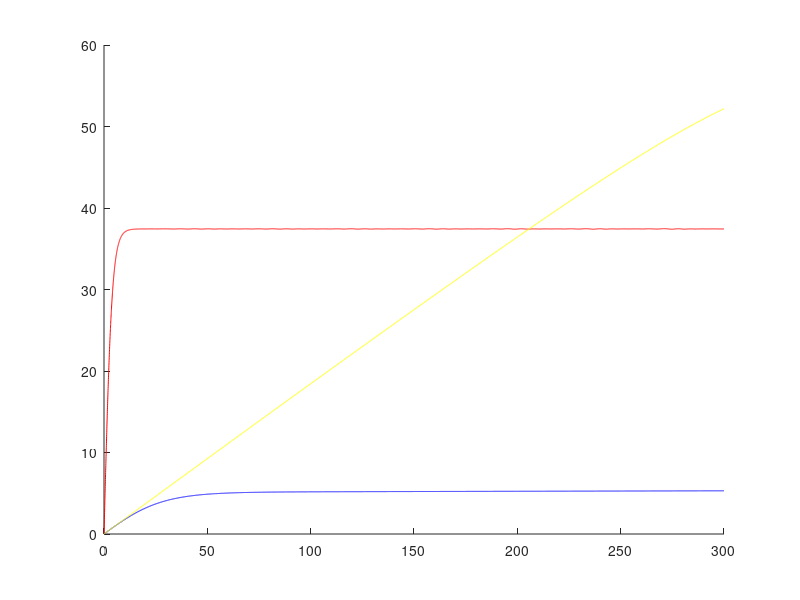

Source code (MATLAB):
c = 1;
m = 105;
S = 1.2;
g0 = 9.81;
f = @(t,y1,y2,g,ro) - g - ((ro*c*S)/(2*m))*y2*abs(y2);

%1
ro1 = 1.225;
t = linspace(0,300,10000);
Y0 = [40000;0];
dY1 = @(t,Y) [Y(2);f(t,Y(1),Y(2),g0,ro1)];
[t,Y1] = ode45(dY1,t,Y0);
povprecna1 = mean(Y1(:,2))
figure
hold on
plot(t,-Y1(:,2),'r')

%2
koncna1 = Y1(end,2)

%3
r = 6371;
g = @(y) g0*((r/(r+y))^2);
dY2 = @(t,Y) [Y(2);f(t,Y(1),Y(2),g(Y(1)),ro1)];
[t,Y2] = ode45(dY2,t,Y0);
visina300 = Y2(end,1)
plot(t,-Y2(:,2),'b')
 
%4
visine = [0 2000 4000 6000 8000 10000 15000 20000 25000 30000 40000];
gostote = [1.225 1.007 0.8194 0.6601 0.5258 0.4135 0.1948 0.08891 0.04008 0.01841 0.003996];
fun = @(x) [ones(size(x)); x.^2; x.^4];
fun2 = @(y) fun((y - 40000)/40000);
A = fun2(visine);
koef = (A.')\(gostote.');
roz = @(y) polyval([koef(3), 0, koef(2), 0, koef(1)], (y - 40000)/40000);
dY3 = @(t,Y) [Y(2);f(t,Y(1),Y(2),g(Y(1)),roz(Y(1)))];
[t,Y3] = ode45(dY3,t,Y0);
visina300gost = Y3(end,1)
plot(t,-Y3(:,2),'y')

%5
[t, Y4] = ode45(dY3, t, [40000, -3]);
brez_odriva = Y3(30, 2);
z_odrivom = Y4(30, 2);
razlika = z_odrivom - brez_odriva
